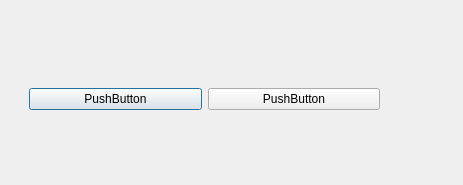
<?xml version="1.0" encoding="UTF-8"?>
<ui version="4.0">
 <class>CreateNewFile</class>
 <widget class="QDialog" name="CreateNewFile">
  <property name="geometry">
   <rect>
    <x>0</x>
    <y>0</y>
    <width>463</width>
    <height>185</height>
   </rect>
  </property>
  <property name="windowTitle">
   <string>Dialog</string>
  </property>
  <widget class="QWidget" name="verticalLayoutWidget">
   <property name="geometry">
    <rect>
     <x>29</x>
     <y>59</y>
     <width>351</width>
     <height>81</height>
    </rect>
   </property>
   <layout class="QVBoxLayout" name="verticalLayout">
    <item>
     <layout class="QHBoxLayout" name="horizontalLayout">
      <item>
       <widget class="QPushButton" name="Create">
        <property name="text">
         <string>PushButton</string>
        </property>
       </widget>
      </item>
      <item>
       <widget class="QPushButton" name="Cancel">
        <property name="text">
         <string>PushButton</string>
        </property>
       </widget>
      </item>
     </layout>
    </item>
   </layout>
  </widget>
 </widget>
 <resources/>
 <connections/>
</ui>
